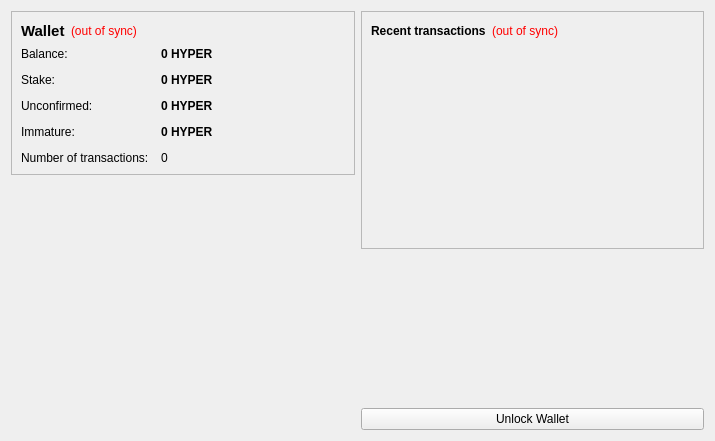
<?xml version="1.0" encoding="UTF-8"?>
<ui version="4.0">
 <class>OverviewPage</class>
 <widget class="QWidget" name="OverviewPage">
  <property name="geometry">
   <rect>
    <x>0</x>
    <y>0</y>
    <width>715</width>
    <height>441</height>
   </rect>
  </property>
  <property name="windowTitle">
   <string>Form</string>
  </property>
  <layout class="QHBoxLayout" name="horizontalLayout" stretch="1,1">
   <item>
    <layout class="QVBoxLayout" name="verticalLayout_2">
     <item>
      <widget class="QFrame" name="frame">
       <property name="frameShape">
        <enum>QFrame::StyledPanel</enum>
       </property>
       <property name="frameShadow">
        <enum>QFrame::Raised</enum>
       </property>
       <layout class="QVBoxLayout" name="verticalLayout_4">
        <item>
         <layout class="QHBoxLayout" name="horizontalLayout_4">
          <item>
           <widget class="QLabel" name="label_5">
            <property name="font">
             <font>
              <pointsize>11</pointsize>
              <weight>75</weight>
              <bold>true</bold>
             </font>
            </property>
            <property name="text">
             <string>Wallet</string>
            </property>
           </widget>
          </item>
          <item>
           <widget class="QLabel" name="labelWalletStatus">
            <property name="toolTip">
             <string>The displayed information may be out of date. Your wallet automatically synchronizes with the Hyper network after a connection is established, but this process has not completed yet.</string>
            </property>
            <property name="styleSheet">
             <string notr="true">QLabel { color: red; }</string>
            </property>
            <property name="text">
             <string notr="true">(out of sync)</string>
            </property>
            <property name="alignment">
             <set>Qt::AlignLeading|Qt::AlignLeft|Qt::AlignVCenter</set>
            </property>
           </widget>
          </item>
          <item>
           <spacer name="horizontalSpacer_2">
            <property name="orientation">
             <enum>Qt::Horizontal</enum>
            </property>
            <property name="sizeHint" stdset="0">
             <size>
              <width>40</width>
              <height>20</height>
             </size>
            </property>
           </spacer>
          </item>
         </layout>
        </item>
        <item>
         <layout class="QFormLayout" name="formLayout_2">
          <property name="fieldGrowthPolicy">
           <enum>QFormLayout::AllNonFixedFieldsGrow</enum>
          </property>
          <property name="horizontalSpacing">
           <number>12</number>
          </property>
          <property name="verticalSpacing">
           <number>12</number>
          </property>
          <item row="0" column="0">
           <widget class="QLabel" name="label">
            <property name="text">
             <string>Balance:</string>
            </property>
           </widget>
          </item>
          <item row="0" column="1">
           <widget class="QLabel" name="labelBalance">
            <property name="font">
             <font>
              <weight>75</weight>
              <bold>true</bold>
             </font>
            </property>
            <property name="cursor">
             <cursorShape>IBeamCursor</cursorShape>
            </property>
            <property name="toolTip">
             <string>Your current balance</string>
            </property>
            <property name="text">
             <string notr="true">0 HYPER</string>
            </property>
            <property name="textInteractionFlags">
             <set>Qt::LinksAccessibleByMouse|Qt::TextSelectableByKeyboard|Qt::TextSelectableByMouse</set>
            </property>
           </widget>
          </item>
          <item row="1" column="0">
           <widget class="QLabel" name="label_6">
            <property name="text">
             <string>Stake:</string>
            </property>
           </widget>
          </item>
          <item row="1" column="1">
           <widget class="QLabel" name="labelStake">
            <property name="font">
             <font>
              <weight>75</weight>
              <bold>true</bold>
             </font>
            </property>
            <property name="cursor">
             <cursorShape>IBeamCursor</cursorShape>
            </property>
            <property name="toolTip">
             <string>Total of coins that was staked, and do not yet count toward the current balance</string>
            </property>
            <property name="text">
             <string notr="true">0 HYPER</string>
            </property>
            <property name="textInteractionFlags">
             <set>Qt::LinksAccessibleByMouse|Qt::TextSelectableByKeyboard|Qt::TextSelectableByMouse</set>
            </property>
           </widget>
          </item>
          <item row="2" column="0">
           <widget class="QLabel" name="label_3">
            <property name="text">
             <string>Unconfirmed:</string>
            </property>
           </widget>
          </item>
          <item row="2" column="1">
           <widget class="QLabel" name="labelUnconfirmed">
            <property name="font">
             <font>
              <weight>75</weight>
              <bold>true</bold>
             </font>
            </property>
            <property name="cursor">
             <cursorShape>IBeamCursor</cursorShape>
            </property>
            <property name="toolTip">
             <string>Total of transactions that have yet to be confirmed, and do not yet count toward the current balance</string>
            </property>
            <property name="text">
             <string notr="true">0 HYPER</string>
            </property>
            <property name="textInteractionFlags">
             <set>Qt::LinksAccessibleByMouse|Qt::TextSelectableByKeyboard|Qt::TextSelectableByMouse</set>
            </property>
           </widget>
          </item>
          <item row="3" column="0">
           <widget class="QLabel" name="labelImmatureText">
            <property name="text">
             <string>Immature:</string>
            </property>
           </widget>
          </item>
          <item row="3" column="1">
           <widget class="QLabel" name="labelImmature">
            <property name="font">
             <font>
              <weight>75</weight>
              <bold>true</bold>
             </font>
            </property>
            <property name="toolTip">
             <string>Mined balance that has not yet matured</string>
            </property>
            <property name="text">
             <string notr="true">0 HYPER</string>
            </property>
            <property name="textInteractionFlags">
             <set>Qt::LinksAccessibleByMouse|Qt::TextSelectableByKeyboard|Qt::TextSelectableByMouse</set>
            </property>
           </widget>
          </item>
          <item row="4" column="0">
           <widget class="QLabel" name="label_2">
            <property name="text">
             <string>Number of transactions:</string>
            </property>
           </widget>
          </item>
          <item row="4" column="1">
           <widget class="QLabel" name="labelNumTransactions">
            <property name="toolTip">
             <string>Total number of transactions in wallet</string>
            </property>
            <property name="text">
             <string notr="true">0</string>
            </property>
           </widget>
          </item>
         </layout>
        </item>
       </layout>
      </widget>
     </item>
     <item>
      <spacer name="verticalSpacer">
       <property name="orientation">
        <enum>Qt::Vertical</enum>
       </property>
       <property name="sizeHint" stdset="0">
        <size>
         <width>20</width>
         <height>40</height>
        </size>
       </property>
      </spacer>
     </item>
     <item>
      <widget class="QLabel" name="label_6">
       <property name="text">
        <string/>
       </property>
       <property name="pixmap">
        <pixmap resource="../bitcoin.qrc">:/images/backg</pixmap>
       </property>
       <property name="scaledContents">
        <bool>false</bool>
       </property>
       <property name="alignment">
        <set>Qt::AlignCenter</set>
       </property>
       <property name="margin">
        <number>-2</number>
       </property>
      </widget>
     </item>
    </layout>
   </item>
   <item>
    <layout class="QVBoxLayout" name="verticalLayout_3">
     <item>
      <widget class="QFrame" name="frame_2">
       <property name="frameShape">
        <enum>QFrame::StyledPanel</enum>
       </property>
       <property name="frameShadow">
        <enum>QFrame::Raised</enum>
       </property>
       <layout class="QVBoxLayout" name="verticalLayout">
        <item>
         <layout class="QHBoxLayout" name="horizontalLayout_2">
          <item>
           <widget class="QLabel" name="label_4">
            <property name="text">
             <string>&lt;b&gt;Recent transactions&lt;/b&gt;</string>
            </property>
           </widget>
          </item>
          <item>
           <widget class="QLabel" name="labelTransactionsStatus">
            <property name="toolTip">
             <string>The displayed information may be out of date. Your wallet automatically synchronizes with the Hyper network after a connection is established, but this process has not completed yet.</string>
            </property>
            <property name="styleSheet">
             <string notr="true">QLabel { color: red; }</string>
            </property>
            <property name="text">
             <string notr="true">(out of sync)</string>
            </property>
            <property name="alignment">
             <set>Qt::AlignRight|Qt::AlignTrailing|Qt::AlignVCenter</set>
            </property>
           </widget>
          </item>
          <item>
           <spacer name="horizontalSpacer">
            <property name="orientation">
             <enum>Qt::Horizontal</enum>
            </property>
            <property name="sizeHint" stdset="0">
             <size>
              <width>40</width>
              <height>20</height>
             </size>
            </property>
           </spacer>
          </item>
         </layout>
        </item>
        <item>
         <widget class="QListView" name="listTransactions">
          <property name="styleSheet">
           <string notr="true">QListView { background: transparent; }</string>
          </property>
          <property name="frameShape">
           <enum>QFrame::NoFrame</enum>
          </property>
          <property name="verticalScrollBarPolicy">
           <enum>Qt::ScrollBarAlwaysOff</enum>
          </property>
          <property name="horizontalScrollBarPolicy">
           <enum>Qt::ScrollBarAlwaysOff</enum>
          </property>
          <property name="selectionMode">
           <enum>QAbstractItemView::NoSelection</enum>
          </property>
         </widget>
        </item>
       </layout>
      </widget>
     </item>
     <item>
      <spacer name="verticalSpacer_2">
       <property name="orientation">
        <enum>Qt::Vertical</enum>
       </property>
       <property name="sizeHint" stdset="0">
        <size>
         <width>20</width>
         <height>40</height>
        </size>
       </property>
      </spacer>
     </item>
     <item>
      <widget class="QPushButton" name="unlockWalletButton">
       <property name="text">
        <string>Unlock Wallet</string>
       </property>
      </widget>
     </item>
    </layout>
   </item>
  </layout>
 </widget>
 <resources>
  <include location="../bitcoin.qrc"/>
 </resources>
 <connections/>
</ui>
